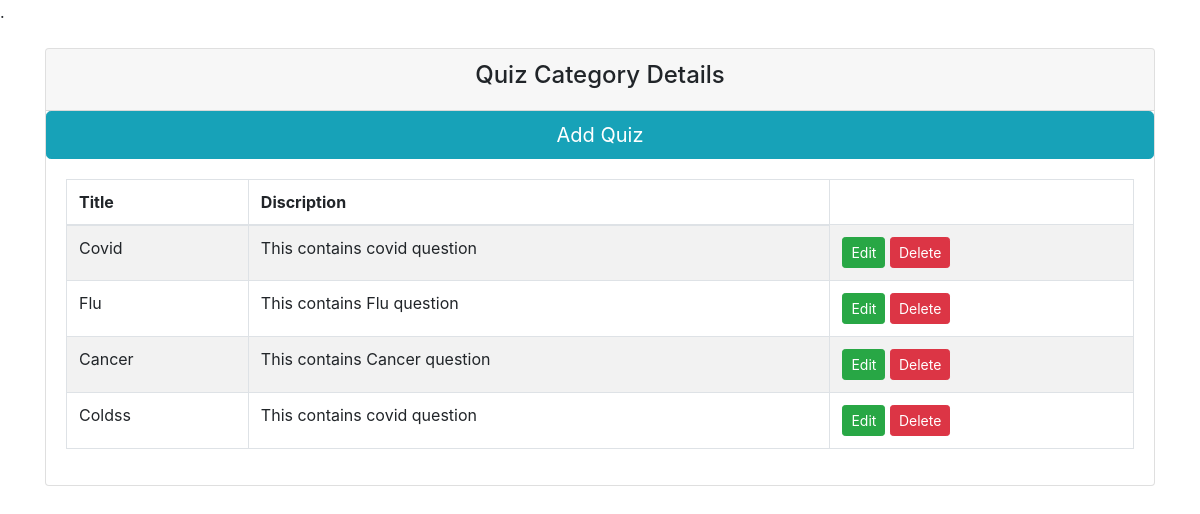
Screenshot of /Admin/Quiz.php with the database file from the repository.
### tables this page shows
CREATE TABLE `QUIZ` (
  `QUIZID` int(50) NOT NULL,
  `TITLE` varchar(290) NOT NULL,
  `QUIZ_DESCRIPTION` varchar(255) NOT NULL
);

### Admin/Quiz.php (the view, shortened to what this page needs)
<?php
include('connection.php');
?>
<!doctype html>
<head>
    <link rel="stylesheet" href="https://maxcdn.bootstrapcdn.com/bootstrap/4.0.0/css/bootstrap.min.css">
</head>
<body>
    <div class="container mt-4">
        <div class="row">
            <div class="col-md-12">
                <div class="card">
                    <div class="card-header">
                        <h4 class="text-center">Quiz Category Details
                        </h4>
                    </div>
                        <button type="button" class="btn btn-info btn-lg" data-toggle="modal" data-target="#myModal">Add Quiz</button>
                    <div class="card-body">
                        <table class="table table-bordered table-striped">
                            <thead>
                            <tr>
                                    <th>Title</th>
                                    <th>Discription</th>
                                </tr>
                            </thead>
                            <tbody>
                                <?php
                                    $query = "SELECT * FROM QUIZ";
                                    $query_run = mysqli_query($con, $query);
                                    if(mysqli_num_rows($query_run) > 0)
                                    {
                                        foreach($query_run as $quiz)
                                        {
                                            ?>
                                            <tr>
                                                <td><?= $quiz['TITLE']; ?></td>
                                                <td><?= $quiz['QUIZ_DESCRIPTION']; ?></td>
                                                <td>
                                                    <form action="Quiz.php" method="POST" class="d-inline">
                                                    <a href="QuizUpdate.php?id=<?= $quiz['QUIZID']; ?>" class="btn btn-success btn-sm">Edit</a>
                                                    </form>
                                                   <form action="QuizFunction.php" method="POST" class="d-inline">
                                                    <button type="submit" name="delete_quiz" value="<?=$quiz['QUIZID'];?>" class="btn btn-danger btn-sm">Delete</button>
                                                    </form>
                                                </td>
                                            </tr>
                                            <?php
                                        }
                                    }
                                    else
                                    {
                                        echo "<h5> No Record Found </h5>";
                                    }
                                ?>
                            </tbody>
                        </table>
                    </div>
                </div>
            </div>
        </div>
    </div>
</body>
</html>

### rows the page displays
quiz: TITLE "Covid", QUIZ_DESCRIPTION "This contains covid question", $quiz['QUIZID'] 6000 (drawn)
quiz: TITLE "Flu", QUIZ_DESCRIPTION "This contains Flu question", $quiz['QUIZID'] 6001 (drawn)
quiz: TITLE "Cancer", QUIZ_DESCRIPTION "This contains Cancer question", $quiz['QUIZID'] 6002 (drawn)
quiz: TITLE "Coldss", QUIZ_DESCRIPTION "This contains covid question", $quiz['QUIZID'] 6003 (drawn)
